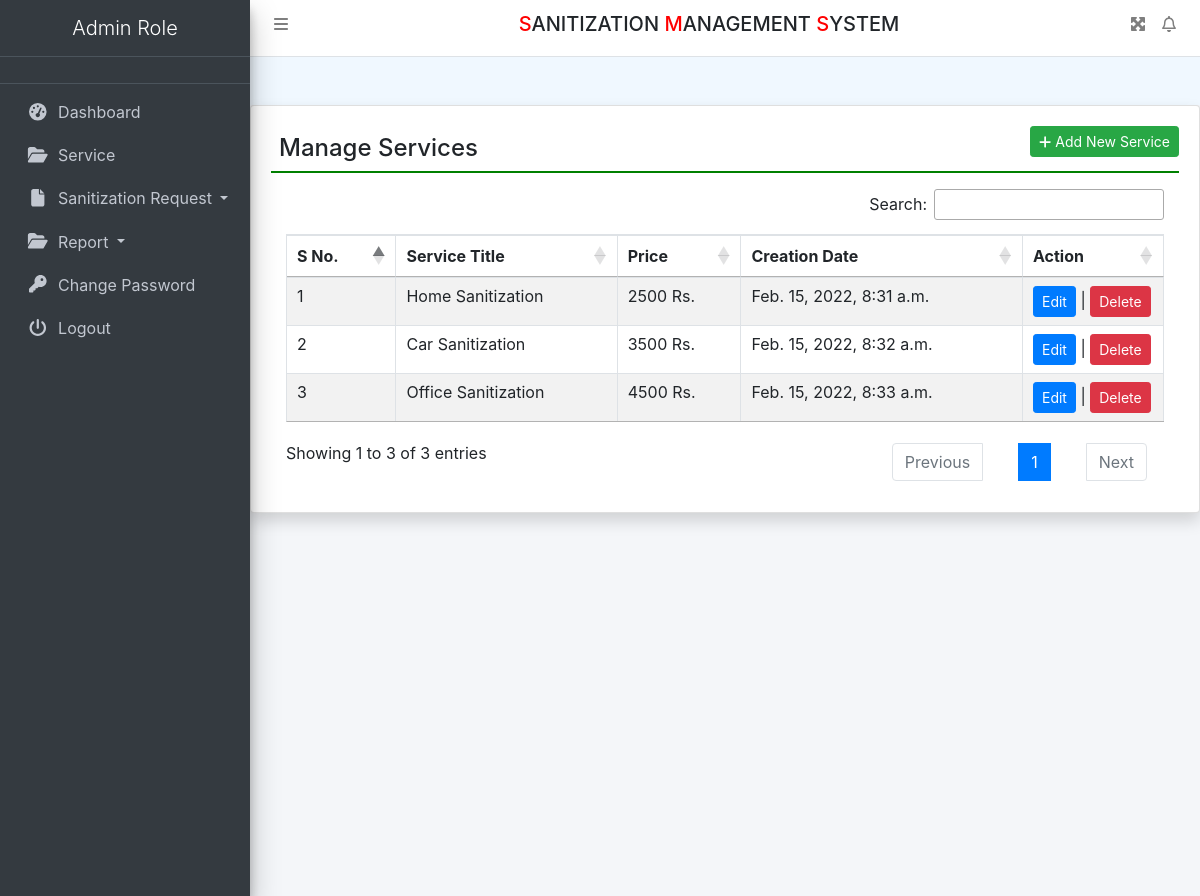
The app's page /add_Service (signed in) with its own data.
### sanitization/models.py (models this page shows, shortened)
class Services(models.Model):
    ServiceName = models.CharField(max_length=250, null=True)
    Price = models.CharField(max_length=200, null=True)
    Image = models.FileField(max_length=150, null=True)
    ServiceDetail = models.CharField(max_length=350, null=True)
    CreationDate = models.DateTimeField(auto_now_add=True)

### sanitization/views.py (the view)
# urls.py: path('add_Service', add_Service, name='add_Service'),
def add_Service(request):
    if not request.user.is_authenticated:
        return redirect('admin_login')
    service = Services.objects.all()
    try:
        if request.method == "POST":
            sname = request.POST['ServiceName']
            price = request.POST['Price']
            serviceDetail = request.POST['ServiceDetail']
            image = request.FILES['Image']
            try:
                Services.objects.create(ServiceName=sname, Price=price, ServiceDetail=serviceDetail, Image=image)
                error = "no"
            except:
                error = "yes"
    except:
        pass
    return render(request, 'add_Service.html', locals())

### sanitization/templates/add_Service.html (shortened to what this page needs)
{% extends 'header.html' %}
{% block main %}
<div class="card shadow mt-5">
    <div class="card-body">
        <a href="#" class="btn btn-success btn-sm float-right"
           data-target="#addpro" data-toggle="modal"><i class="fa fa-plus"></i>
            Add New Service</a>
        <h4 class="p-2" style="border-bottom: 2px solid green;">Manage Services</h4>
        <div class="container-fluid mt-3">
            <table id="example" class="table table-striped table-bordered">
                <thead>
                <tr>
                    <th>S No.</th>
                    <th>Service Title</th>
                    <th>Price</th>
                    <th>Creation Date</th>
                    <th>Action</th>
                </tr>
                </thead>
                <tbody>
                {% for i in service %}
                <tr>
                    <td>{{forloop.counter}}</td>
                    <td>{{i.ServiceName}}</td>
                    <td>{{i.Price}} Rs.</td>
                    <td>{{i.CreationDate}}</td>
                    <td style="width: 120px;">
                        <a href="{% url 'editService' i.id %}" class="btn btn-primary btn-sm">Edit</a> |
                        <a onclick="return confirm('Are you sure to Delete')" href="{% url 'deleteService' i.id %}"
                           class="btn btn-sm btn-danger">Delete</a>
                    </td>
                </tr>
                {% endfor %}
                </tbody>
            </table>
        </div>
    </div>
</div>
{% endblock %}

### sanitization/static/css/all.css (style rules this page uses)
.fa-plus:before { content: "\f067"; }

### sanitization/templates/header.html (style rules this page uses)
body { background-color: aliceblue; }

### records on screen
Services: ServiceName "Home Sanitization", Price "2500", CreationDate "Feb. 15, 2022, 8:31 a.m."
Services: ServiceName "Car Sanitization", Price "3500", CreationDate "Feb. 15, 2022, 8:32 a.m."
Services: ServiceName "Office Sanitization", Price "4500", CreationDate "Feb. 15, 2022, 8:33 a.m."
